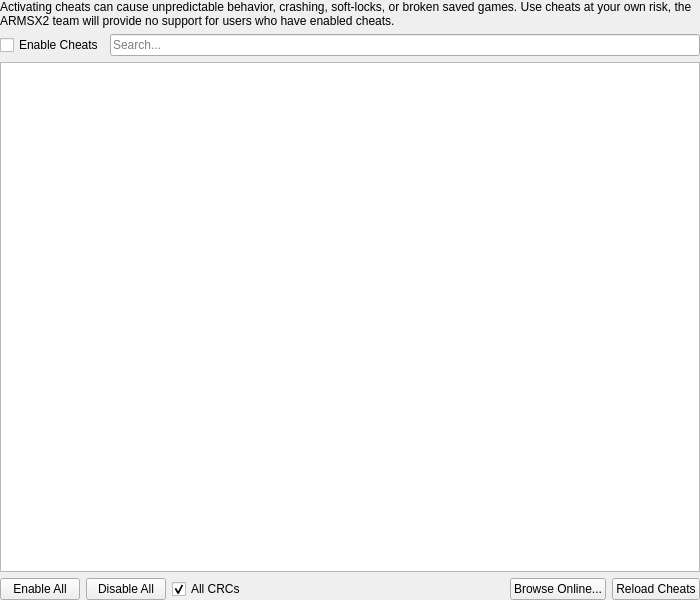
<?xml version="1.0" encoding="UTF-8"?>
<ui version="4.0">
 <class>GameCheatSettingsWidget</class>
 <widget class="QWidget" name="GameCheatSettingsWidget">
  <property name="geometry">
   <rect>
    <x>0</x>
    <y>0</y>
    <width>700</width>
    <height>600</height>
   </rect>
  </property>
  <layout class="QVBoxLayout" name="verticalLayout">
   <property name="leftMargin">
    <number>0</number>
   </property>
   <property name="topMargin">
    <number>0</number>
   </property>
   <property name="rightMargin">
    <number>0</number>
   </property>
   <property name="bottomMargin">
    <number>0</number>
   </property>
   <item>
    <widget class="QLabel" name="label">
     <property name="text">
      <string>Activating cheats can cause unpredictable behavior, crashing, soft-locks, or broken saved games. Use cheats at your own risk, the ARMSX2 team will provide no support for users who have enabled cheats.</string>
     </property>
     <property name="wordWrap">
      <bool>true</bool>
     </property>
    </widget>
   </item>
   <item>
    <layout class="QHBoxLayout" name="horizontalLayout_2">
     <item>
      <widget class="QCheckBox" name="enableCheats">
       <property name="text">
        <string>Enable Cheats</string>
       </property>
      </widget>
     </item>
     <item>
      <widget class="QLineEdit" name="searchText">
       <property name="placeholderText">
        <string>Search...</string>
       </property>
      </widget>
     </item>
    </layout>
   </item>
   <item>
    <widget class="QTreeView" name="cheatList">
     <property name="editTriggers">
      <set>QAbstractItemView::EditTrigger::NoEditTriggers</set>
     </property>
     <property name="selectionMode">
      <enum>QAbstractItemView::SelectionMode::NoSelection</enum>
     </property>
     <property name="selectionBehavior">
      <enum>QAbstractItemView::SelectionBehavior::SelectItems</enum>
     </property>
    </widget>
   </item>
   <item>
    <layout class="QHBoxLayout" name="horizontalLayout">
     <item>
      <widget class="QPushButton" name="enableAll">
       <property name="text">
        <string>Enable All</string>
       </property>
      </widget>
     </item>
     <item>
      <widget class="QPushButton" name="disableAll">
       <property name="text">
        <string>Disable All</string>
       </property>
      </widget>
     </item>
     <item>
      <widget class="QCheckBox" name="allCRCsCheckbox">
       <property name="text">
        <string>All CRCs</string>
       </property>
       <property name="checked">
        <bool>true</bool>
       </property>
      </widget>
     </item>
     <item>
      <widget class="QLabel" name="appliedLabel">
       <property name="text">
        <string notr="true"/>
       </property>
      </widget>
     </item>
     <item>
      <spacer name="horizontalSpacer">
       <property name="orientation">
        <enum>Qt::Orientation::Horizontal</enum>
       </property>
       <property name="sizeHint" stdset="0">
        <size>
         <width>40</width>
         <height>0</height>
        </size>
       </property>
      </spacer>
     </item>
     <item>
      <widget class="QPushButton" name="browseOnlineCheats">
       <property name="text">
        <string>Browse Online...</string>
       </property>
      </widget>
     </item>
     <item>
      <widget class="QPushButton" name="reloadCheats">
       <property name="text">
        <string>Reload Cheats</string>
       </property>
      </widget>
     </item>
    </layout>
   </item>
  </layout>
 </widget>
 <tabstops>
  <tabstop>enableCheats</tabstop>
  <tabstop>searchText</tabstop>
  <tabstop>cheatList</tabstop>
  <tabstop>enableAll</tabstop>
  <tabstop>disableAll</tabstop>
  <tabstop>allCRCsCheckbox</tabstop>
  <tabstop>browseOnlineCheats</tabstop>
  <tabstop>reloadCheats</tabstop>
 </tabstops>
 <resources/>
 <connections/>
</ui>
